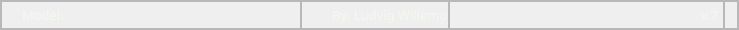
        <widget class="QFrame" name="bottomFrame">
         <property name="maximumSize">
          <size>
           <width>16777215</width>
           <height>30</height>
          </size>
         </property>
         <property name="styleSheet">
          <string notr="true">background-color: none;</string>
         </property>
         <property name="frameShape">
          <enum>QFrame::StyledPanel</enum>
         </property>
         <property name="frameShadow">
          <enum>QFrame::Raised</enum>
         </property>
         <layout class="QHBoxLayout" name="horizontalLayout_3">
          <property name="spacing">
           <number>0</number>
          </property>
          <property name="leftMargin">
           <number>0</number>
          </property>
          <property name="topMargin">
           <number>0</number>
          </property>
          <property name="rightMargin">
           <number>0</number>
          </property>
          <property name="bottomMargin">
           <number>0</number>
          </property>
          <item alignment="Qt::AlignLeft">
           <widget class="QFrame" name="nameFrame">
            <property name="minimumSize">
             <size>
              <width>300</width>
              <height>0</height>
             </size>
            </property>
            <property name="frameShape">
             <enum>QFrame::StyledPanel</enum>
            </property>
            <property name="frameShadow">
             <enum>QFrame::Raised</enum>
            </property>
            <layout class="QHBoxLayout" name="horizontalLayout_16">
             <property name="spacing">
              <number>0</number>
             </property>
             <property name="leftMargin">
              <number>20</number>
             </property>
             <property name="topMargin">
              <number>0</number>
             </property>
             <property name="rightMargin">
              <number>0</number>
             </property>
             <property name="bottomMargin">
              <number>0</number>
             </property>
             <item>
              <widget class="QLabel" name="modelLabel">
               <property name="maximumSize">
                <size>
                 <width>45</width>
                 <height>16777215</height>
                </size>
               </property>
               <property name="font">
                <font>
                 <family>Arial Rounded MT Bold</family>
                 
                </font>
               </property>
               <property name="styleSheet">
                <string notr="true">color: rgb(241, 250, 238);
font-size: 13px;</string>
               </property>
               <property name="text">
                <string>Model: </string>
               </property>
              </widget>
             </item>
             <item>
              <widget class="QLabel" name="nameLabel">
               <property name="minimumSize">
                <size>
                 <width>200</width>
                 <height>0</height>
                </size>
               </property>
               <property name="maximumSize">
                <size>
                 <width>10000</width>
                 <height>16777215</height>
                </size>
               </property>
               <property name="font">
                <font>
                 <family>Arial Rounded MT Bold</family>
                 
                </font>
               </property>
               <property name="styleSheet">
                <string notr="true">color: rgb(241, 250, 238);
font-size: 13px;</string>
               </property>
               <property name="text">
                <string/>
               </property>
              </widget>
             </item>
            </layout>
           </widget>
          </item>
          <item alignment="Qt::AlignHCenter">
           <widget class="QFrame" name="leftFrame">
            <property name="frameShape">
             <enum>QFrame::StyledPanel</enum>
            </property>
            <property name="frameShadow">
             <enum>QFrame::Raised</enum>
            </property>
            <layout class="QHBoxLayout" name="horizontalLayout_12">
             <property name="spacing">
              <number>0</number>
             </property>
             <property name="leftMargin">
              <number>30</number>
             </property>
             <property name="topMargin">
              <number>0</number>
             </property>
             <property name="rightMargin">
              <number>0</number>
             </property>
             <property name="bottomMargin">
              <number>0</number>
             </property>
             <item>
              <widget class="QLabel" name="authorLabel">
               <property name="font">
                <font>
                 <family>Arial Rounded MT Bold</family>
                 
                </font>
               </property>
               <property name="styleSheet">
                <string notr="true">color: rgb(241, 250, 238);
font-size: 13px;</string>
               </property>
               <property name="text">
                <string>By: Ludvig Willemo</string>
               </property>
              </widget>
             </item>
            </layout>
           </widget>
          </item>
          <item alignment="Qt::AlignRight">
           <widget class="QFrame" name="versionFrame">
            <property name="minimumSize">
             <size>
              <width>275</width>
              <height>0</height>
             </size>
            </property>
            <property name="frameShape">
             <enum>QFrame::StyledPanel</enum>
            </property>
            <property name="frameShadow">
             <enum>QFrame::Raised</enum>
            </property>
            <layout class="QHBoxLayout" name="horizontalLayout_6">
             <property name="spacing">
              <number>0</number>
             </property>
             <property name="leftMargin">
              <number>0</number>
             </property>
             <property name="topMargin">
              <number>0</number>
             </property>
             <property name="rightMargin">
              <number>5</number>
             </property>
             <property name="bottomMargin">
              <number>0</number>
             </property>
             <item>
              <spacer name="versionSpacer">
               <property name="orientation">
                <enum>Qt::Horizontal</enum>
               </property>
               <property name="sizeHint" stdset="0">
                <size>
                 <width>40</width>
                 <height>20</height>
                </size>
               </property>
              </spacer>
             </item>
             <item>
              <widget class="QLabel" name="versionLabel">
               <property name="minimumSize">
                <size>
                 <width>0</width>
                 <height>24</height>
                </size>
               </property>
               <property name="maximumSize">
                <size>
                 <width>45</width>
                 <height>16777215</height>
                </size>
               </property>
               <property name="font">
                <font>
                 <family>Arial Rounded MT Bold</family>
                 
                </font>
               </property>
               <property name="styleSheet">
                <string notr="true">color: rgb(241, 250, 238);
font-size: 13px;</string>
               </property>
               <property name="text">
                <string>v.7</string>
               </property>
              </widget>
             </item>
            </layout>
           </widget>
          </item>
          <item>
           <widget class="QFrame" name="cornerFrame">
            <property name="maximumSize">
             <size>
              <width>30</width>
              <height>30</height>
             </size>
            </property>
            <property name="frameShape">
             <enum>QFrame::StyledPanel</enum>
            </property>
            <property name="frameShadow">
             <enum>QFrame::Raised</enum>
            </property>
            <layout class="QHBoxLayout" name="horizontalLayout_4">
             <property name="spacing">
              <number>0</number>
             </property>
             <property name="leftMargin">
              <number>5</number>
             </property>
             <property name="topMargin">
              <number>5</number>
             </property>
             <property name="rightMargin">
              <number>0</number>
             </property>
             <property name="bottomMargin">
              <number>0</number>
             </property>
             <item>
              <widget class="QLabel" name="cornerLabel">
               <property name="cursor">
                <cursorShape>SizeFDiagCursor</cursorShape>
               </property>
               <property name="text">
                <string/>
               </property>
               <property name="pixmap">
                <pixmap>Assets/corner.png</pixmap>
               </property>
              </widget>
             </item>
            </layout>
           </widget>
          </item>
         </layout>
        </widget>
